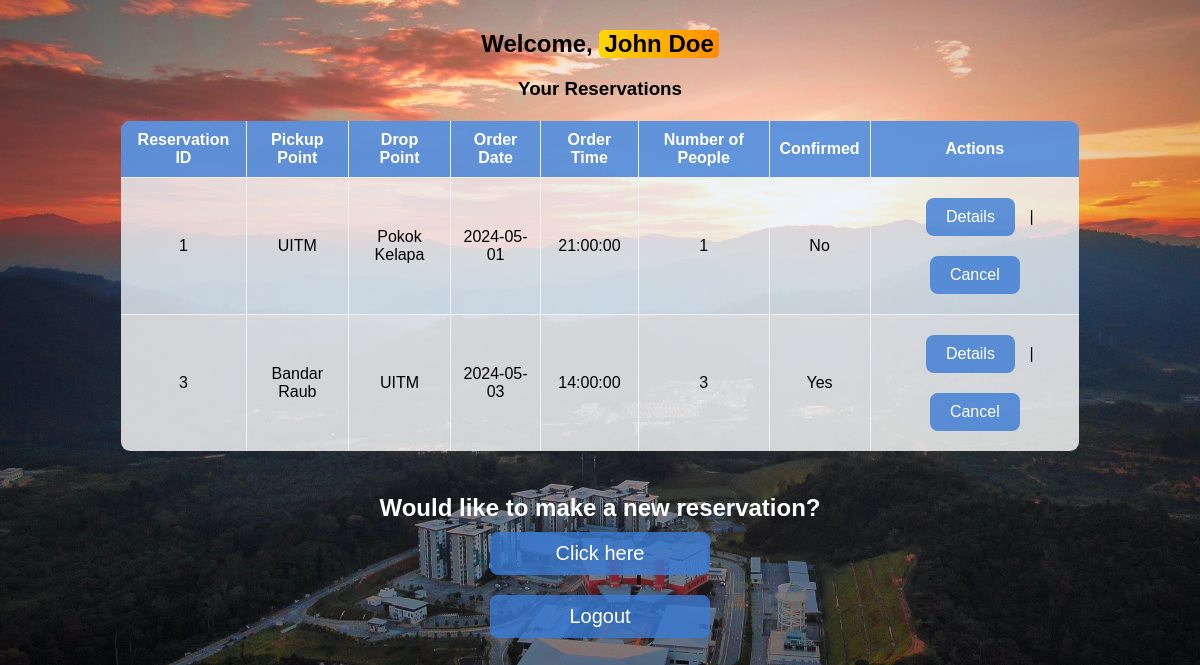
The app's page /studDashboard.php (signed in) with its own data.
### tables this page shows
CREATE TABLE `student_details` (
  `student_id` varchar(30) NOT NULL,
  `student_name` varchar(30) DEFAULT NULL,
  `student_password` varchar(30) DEFAULT NULL,
  `student_phoneNum` varchar(30) DEFAULT NULL,
  PRIMARY KEY (`student_id`)
);

CREATE TABLE `order_details` (
  `reservation_id` int(11) NOT NULL AUTO_INCREMENT,
  `pickup_point` varchar(30) DEFAULT NULL,
  `drop_point` varchar(30) DEFAULT NULL,
  `order_date` date DEFAULT NULL,
  `order_time` time DEFAULT NULL,
  `seat_num` int(11) DEFAULT NULL,
  `num_of_people` int(11) DEFAULT NULL,
  `student_id` varchar(30) DEFAULT NULL,
  `worker_id` varchar(30) DEFAULT NULL,
  `confirmed` tinyint(1) DEFAULT 0,
  PRIMARY KEY (`reservation_id`),
  KEY `student_id` (`student_id`),
  KEY `worker_id` (`worker_id`),
  CONSTRAINT `order_details_ibfk_1` FOREIGN KEY (`student_id`) REFERENCES `student_details` (`student_id`),
  CONSTRAINT `order_details_ibfk_2` FOREIGN KEY (`worker_id`) REFERENCES `worker_details` (`worker_id`)
);

### studDashboard.php (the view, shortened to what this page needs)
<?php
include 'dbconn.php';
$user_id = $_SESSION['user_id'];
$name_query = "SELECT student_name FROM student_details WHERE student_id = '$user_id'";
$name_result = mysqli_query($dbconn, $name_query);
if ($name_result && mysqli_num_rows($name_result) > 0) {
    $name_row = mysqli_fetch_assoc($name_result);
    $student_name = $name_row['student_name'];
} else {
    $student_name = 'Student';
}
$reservations_query = "
    SELECT
        reservation_id,
        pickup_point,
        drop_point,
        order_date,
        order_time,
        num_of_people,
        confirmed
    FROM order_details
    WHERE student_id = '$user_id'
";
$reservations_result = mysqli_query($dbconn, $reservations_query);
?>
<!DOCTYPE html>
<html>
<head>
    <link rel="stylesheet" type="text/css" href="style3.css">
</head>
<body>
    <h2>Welcome, <span class="shiny-text"><?php echo htmlspecialchars($student_name); ?></span></h2>
    <h3 style="text-align: center;">Your Reservations</h3>
    <table border="1">
        <tr>
            <th>Reservation ID</th>
            <th>Pickup Point</th>
            <th>Drop Point</th>
            <th>Order Date</th>
            <th>Order Time</th>
            <th>Number of People</th>
            <th>Confirmed</th>
            <th>Actions</th>
        </tr>
        <?php
        if (mysqli_num_rows($reservations_result) > 0) {
            while ($row = mysqli_fetch_assoc($reservations_result)) {
                echo "<tr>";
                echo "<td>" . $row['reservation_id'] . "</td>";
                echo "<td>" . $row['pickup_point'] . "</td>";
                echo "<td>" . $row['drop_point'] . "</td>";
                echo "<td>" . $row['order_date'] . "</td>";
                echo "<td>" . $row['order_time'] . "</td>";
                echo "<td>" . $row['num_of_people'] . "</td>";
                echo "<td>" . ($row['confirmed'] ? 'Yes' : 'No') . "</td>";
                echo "<td>
                        <a href='studOrderDetails.php?reservation_id=" . $row['reservation_id'] . "'>Details</a> |
                        <a href='#' onclick=\"confirmCancellation('" . $row['reservation_id'] . "');\">Cancel</a>
                      </td>";
                echo "</tr>";
            }
        } else {
            echo "<tr><td colspan='8'>No reservations found</td></tr>";
        }
        ?>
    </table>
    <br>
    <h3 style="text-align: center; font-size: 24px; color: #ffffff; margin-bottom: 10px;">Would like to make a new reservation?</h3>
    <a href="makeReservation.php" style="display: block; text-align: center; font-size: 20px; color: #ffffff; text-decoration: none; margin-bottom: 20px; width: 15%; margin-left: auto; margin-right: auto;">Click here</a>
    <a href="logout.php" style="display: block; text-align: center; font-size: 20px; color: #ffffff; text-decoration: none; width: 15%; margin-left: auto; margin-right: auto;">Logout</a>
</body>
</html>

### style3.css (style rules this page uses)
body, html { margin: 0; padding: 0; font-family: Arial, sans-serif; background: url('images/bg8.jpeg') no-repeat center center fixed; background-size: cover; height: 100%; }
h2 { text-align: center; color: #000000; margin-top: 30px; }
.shiny-text { background: linear-gradient(90deg, #FFD700, #FF8C00, #FFD700); background-size: 200% 200%; color: #000; animation: shiny 3s linear infinite; display: inline-block; padding: 0 5px; border-radius: 5px; }
table { width: 80%; border-collapse: collapse; margin-top: 20px; border-radius: 10px; overflow: hidden; margin-left: auto; margin-right: auto; text-align: center; }
table, th, td { border: 1px solid #eef0f3; }
th, td { padding: 10px; text-align: center; color: #000; }
th { background-color: rgba(58, 123, 213, 0.8); color: white; }
tr:nth-child(even) { background-color: rgba(237, 245, 252, 0.8); }
tr:nth-child(odd) { background-color: rgba(255, 255, 255, 0.8); }
a { color: #ffffff; text-decoration: none; display: inline-block; padding: 10px 20px; margin: 10px; background-color: rgba(58, 123, 213, 0.8); border-radius: 8px; text-align: center; }

### records on screen
student_details: student_name "John Doe"
order_details: reservation_id "1", pickup_point "UITM", drop_point "Pokok Kelapa", order_date "2024-05-01", order_time "21:00:00", num_of_people "1", confirmed "No"
order_details: reservation_id "3", pickup_point "Bandar Raub", drop_point "UITM", order_date "2024-05-03", order_time "14:00:00", num_of_people "3", confirmed "Yes"
